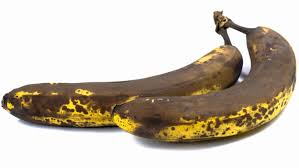
#> input picture images.jpg, 299 x 168 px
$ python preprocess_image.py ../images.jpg ../apple.jpg
#> lines starting #> are read from the running program, lines starting #| are printed output that depends on the picture
from PIL import Image
import numpy as np
import sys

def normalize(img, mean, std):
    return (img / 255.0 - mean) / std

def preprocess_image(image_path, output_path, input_size=(224, 224)):
#> called with image_path = '../images.jpg', output_path = '../apple.jpg', input_size = (224, 224)
    image = Image.open(image_path).convert("RGB")
#> image is the input picture: PIL image 299x168 RGB; mean R, G, B 201.1, 191.5, 177.9
    image = image.resize(input_size)
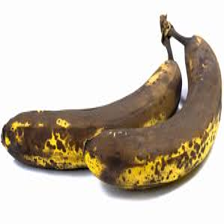
#> image: PIL image 224x224 RGB; mean R, G, B 201, 191.5, 177.9
    image_np = np.array(image).astype(np.float32)

    mean = np.array([0.485, 0.456, 0.406])
    std = np.array([0.229, 0.224, 0.225])
    image_np = normalize(image_np, mean, std)
#> in normalize, `return (img / 255.0 - mean) / std`:
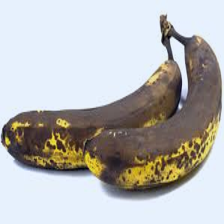
#> returned value: shape (224, 224, 3) float64; mean of channels 0, 1, 2 1.32, 1.32, 1.3; drawn with min black and max white

    image_np = np.transpose(image_np, (2, 0, 1))  # (C, H, W)
    image_np = np.expand_dims(image_np, axis=0)  # (1, C, H, W)

    np.save(output_path, image_np)

if __name__ == "__main__":
    preprocess_image(sys.argv[1], sys.argv[2])
